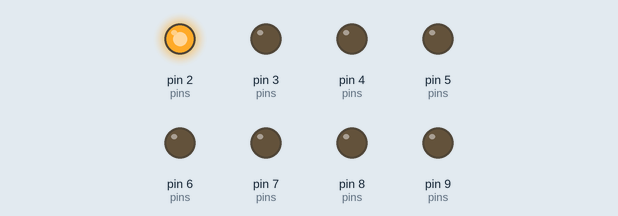
Simulated run of this sketch. Board: Arduino Uno, built with avr-gcc and run on an emulated ATmega328P. Shown: output pins drawn as LEDs (lit = HIGH).

Above: at 0.5 s.
At 2.5 s:
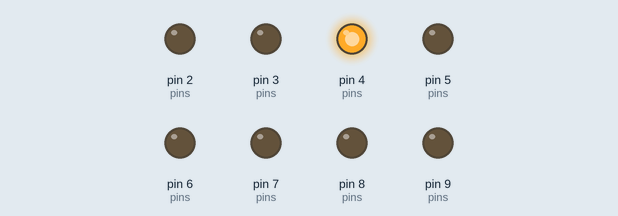
At 3.5 s:
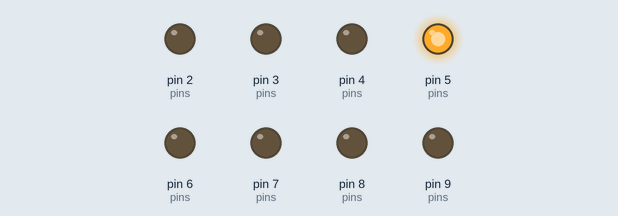
At 4.5 s:
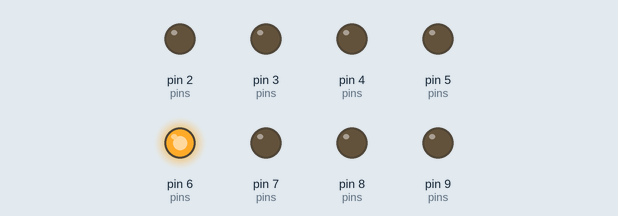
At 6.5 s:
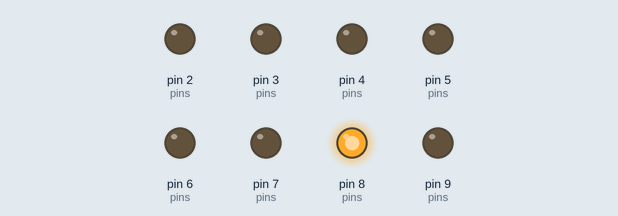
At 9.5 s:
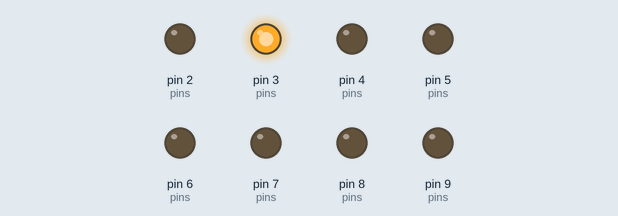
Timing chart, 0 to 10.4 s (numbered marks = the images above):
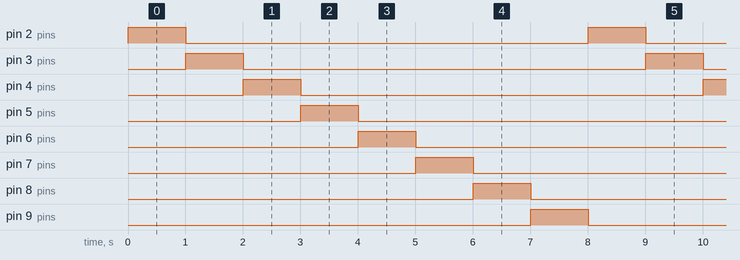

Measured:
- by itself, pin 2 (pins), pin 3 (pins), pin 4 (pins), pin 5 (pins), pin 6 (pins), pin 7 (pins), pin 8 (pins), pin 9 (pins): alternates HIGH for 1.0 s and LOW for 7.0 s
- by itself, everything shown: repeats every 8.0 s, in 9 steps

The sketch:

testsegment.ino
```cpp
int a = 2;
int b = 3;
int c = 4;
int d = 5;
int e = 6;
int f = 7;
int g = 8;
int dp = 9;

void setup() {
  int pins[] = {a,b,c,d,e,f,g,dp};
  for(int i=0; i<8; i++) {
    pinMode(pins[i], OUTPUT);
    digitalWrite(pins[i], LOW); // all OFF initially
  }

}

void loop() {
  int pins[] = {a,b,c,d,e,f,g,dp};
 for(int i=0; i<8; i++) {
    digitalWrite(pins[i], HIGH);
    delay(1000);
    digitalWrite(pins[i], LOW);
  }
}
```
